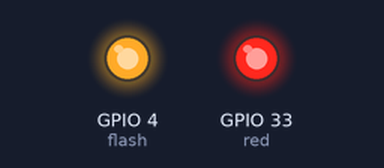
Simulated run of this program. Board: ESP32 board running MicroPython. Shown: output pins drawn as LEDs (lit = HIGH).

Above: at 0.2 s.
At 3.12 s:
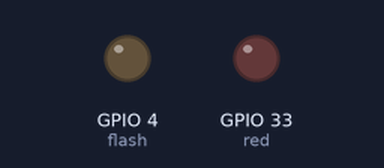
At 5.2 s:
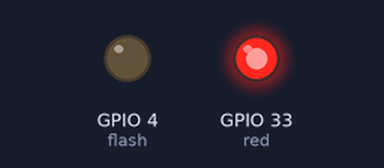
Timing chart, 0 to 5.9 s (numbered marks = the images above):
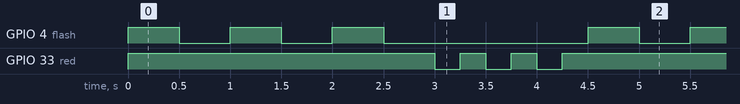

The program:

260930_py2_if_____.py
```python
from machine import Pin
import time

flash = Pin(4, Pin.OUT, value=0)
red = Pin(33, Pin.OUT, value=1)


def blink_together(pin_obj, count):
    if pin_obj == red:
        ON = 0
        f = 1
    else:
        ON = 1
        f = 2
    while True:
        pin_obj.value(ON)
        time.sleep_ms(250 * f)
        pin_obj.value(ON - 1)
        time.sleep_ms(250 * f)
        count += 1
        if count == 3 and pin_obj == flash:
            count = 0
            blink_together(red, 0)
        elif count == 3 and pin_obj == red:
            count = 0
            blink_together(flash, 0)


blink_together(flash, 0)


    
```

Measured:
- by itself, GPIO 4 (flash): repeats every 4.5 s: 2 × (LOW 0.50 s, HIGH 0.50 s), LOW 2.0 s, HIGH 0.50 s
- by itself, GPIO 33 (red): repeats every 4.5 s: 2 × (HIGH 0.25 s, LOW 0.25 s), HIGH 3.3 s, LOW 0.25 s
- by itself, everything shown: repeats every 4.5 s, in 12 steps
